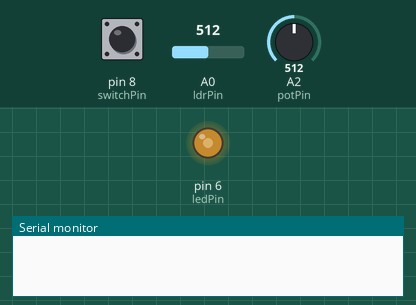
Recording of a sketch running on a simulated Arduino Uno, built with avr-gcc and run on an emulated ATmega328P. On the bench: output pins drawn as LEDs (lit = HIGH), the last lines printed to the serial monitor. The test bench sets the inputs (shaded band); at power-on: A2 (potPin) = 512, pin 8 (switchPin) LOW, A0 (ldrPin) = 512.

Above: at 1.3 s.
1.4 s: A2 (potPin) set to 716
At 1.8 s:
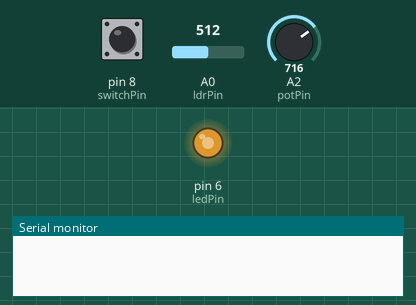
3.0 s: A2 (potPin) set to 900
At 4.2 s:
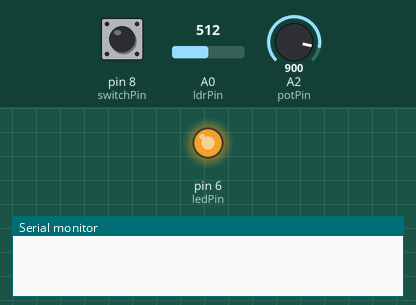
4.5 s: A2 (potPin) set to 122
At 5.4 s:
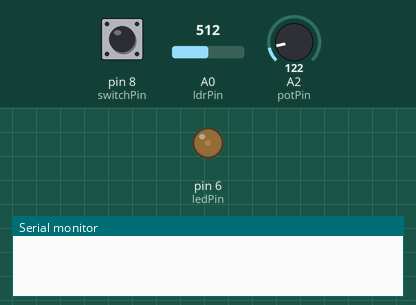
6.0 s: pin 8 (switchPin) pulled HIGH for 0.6 s
At 6.9 s:
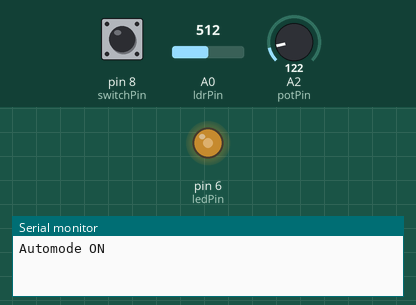
8.1 s: pin 8 (switchPin) pulled HIGH for 1 s
At 10.0 s:
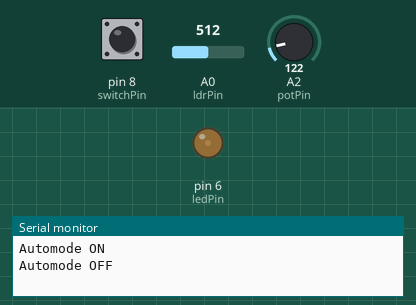
10.6 s: A2 (potPin) set to 0
At 11.6 s:
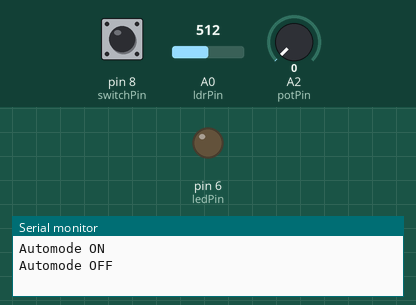
Timing chart, 0 to 13.5 s (numbered marks = the images above; inputs shaded):
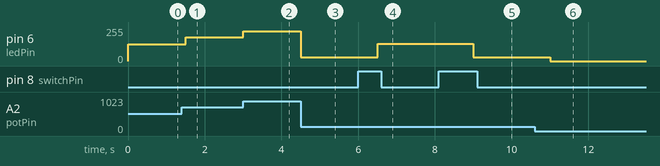

Measured:
- after the input at 1.4 s, pin 6 (ledPin): 127/255 → 178/255 after 0.10 s
- after the input at 3.0 s, pin 6 (ledPin): 178/255 → 224/255 at once
- after the input at 4.5 s, pin 6 (ledPin): 224/255 → 30/255 at once
- after the input at 6.0 s, pin 6 (ledPin): 30/255 → 128/255 after 0.50 s
- after the input at 8.1 s, pin 6 (ledPin): 128/255 → 30/255 after 0.90 s
- after the input at 10.6 s, pin 6 (ledPin): 30/255 → 0/255 after 0.40 s

The sketch:

SmartLightController.ino
```cpp
int ldrPin = A0;
int ldrVal;

int ledPin = 6;

int potPin = A2;
int potVal;

int switchPin = 8;
int currSwitchVal;
int prevSwitchVal;

int delayTime = 500;

int autoMode = 0;
String message1 = "Automode ON";
String message2 = "Automode OFF";

void setup() {
  pinMode(ldrPin, INPUT);
  pinMode(ledPin, OUTPUT);
  pinMode(potPin, INPUT);
  pinMode(switchPin, INPUT);
  Serial.begin(9600);
}

void loop() {
  currSwitchVal = digitalRead(switchPin);
  if(currSwitchVal==HIGH && prevSwitchVal==LOW){
    autoMode = !autoMode;
    if(autoMode) Serial.println(message1);
    else Serial.println(message2);
    delay(delayTime);
  }
  if(autoMode) autoModeON();
  else autoModeOFF();
  prevSwitchVal = currSwitchVal;
}

void autoModeON(){
  ldrVal = analogRead(ldrPin);
  int brightness = map(ldrVal, 0, 1023, 255, 0);
  analogWrite(ledPin, brightness);
  delay(delayTime);
}

void autoModeOFF(){
  potVal = analogRead(potPin);
  int brightness = map(potVal, 0, 1023, 0, 255);
  analogWrite(ledPin, brightness);
  delay(delayTime);
}
```
